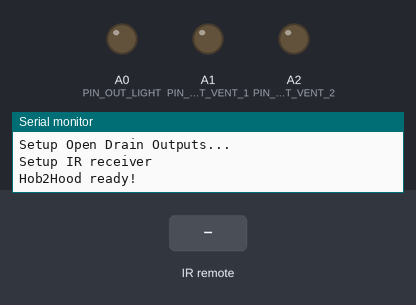
Simulated run of this sketch. Board: Arduino Uno, built with avr-gcc and run on an emulated ATmega328P. On the bench: output pins drawn as LEDs (lit = HIGH), the last lines printed to the serial monitor. The inputs (shaded band) are chosen by the test bench.

Above: at 1.2 s.
1.3 s: infrared code 0xE3C01BE2 received
At 2.0 s:
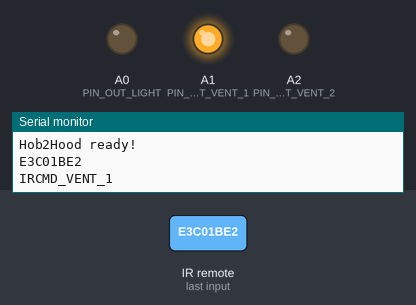
2.8 s: infrared code 0xD051C301 received
At 3.1 s:
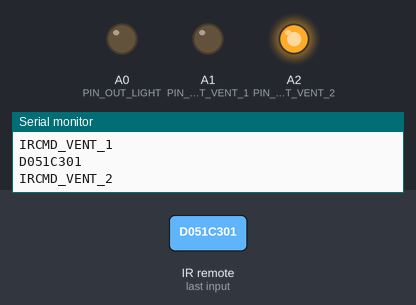
4.3 s: infrared code 0xC22FFFD7 received
At 5.5 s:
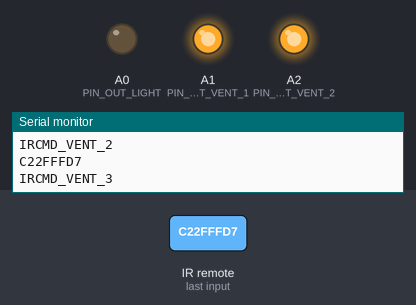
5.8 s: infrared code 0xE208293C received
At 6.6 s:
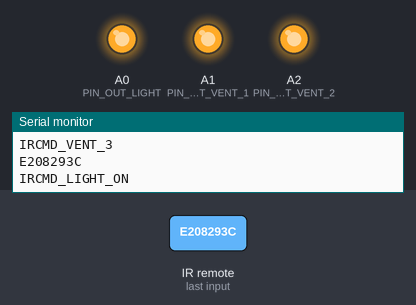
7.3 s: infrared code 0x55303A3 received
At 7.7 s:
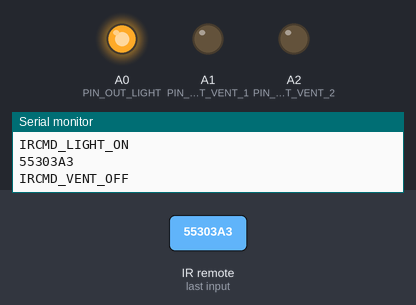
8.8 s: infrared code 0xE3C01BE2 received
At 10.1 s:
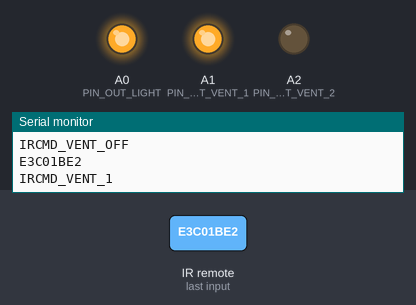
Timing chart, 0 to 11.3 s (numbered marks = the images above; inputs shaded):
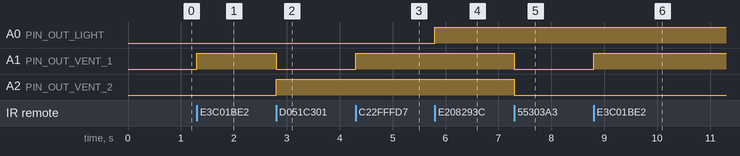

Measured:
- after the input at 1.3 s, A1 (PIN_OUT_VENT_1): LOW → HIGH at once
- after the input at 2.8 s, A1 (PIN_OUT_VENT_1): HIGH → LOW at once; A2 (PIN_OUT_VENT_2): LOW → HIGH at once
- after the input at 4.3 s, A1 (PIN_OUT_VENT_1): LOW → HIGH at once
- after the input at 5.8 s, A0 (PIN_OUT_LIGHT): LOW → HIGH at once
- after the input at 7.3 s, A1 (PIN_OUT_VENT_1), A2 (PIN_OUT_VENT_2): HIGH → LOW at once
- after the input at 8.8 s, A1 (PIN_OUT_VENT_1): LOW → HIGH at once

The sketch:

hob2hood_v2.ino
```cpp
#include <IRremote.h>

// Pins for the output which control the MOSFETs, which control the relays
const int PIN_OUT_LIGHT = A0;
const int PIN_OUT_VENT_1 = A1;
const int PIN_OUT_VENT_2 = A2;


// IR commands from AEG hob2hood device
const long IRCMD_VENT_1 = 0xE3C01BE2;     //Hob2hood On (level 1)
const long IRCMD_VENT_2 = 0xD051C301;     //Hob2hood level 2
const long IRCMD_VENT_3 = 0xC22FFFD7;     //Hob2hood level 3
const long IRCMD_VENT_4 = 0xB9121B29;     //Hob2hood level 4
const long IRCMD_VENT_OFF = 0x55303A3;    //Hob2hood off
const long IRCMD_LIGHT_ON = 0xE208293C;   //Light on (Hood on)
const long IRCMD_LIGHT_OFF = 0x24ACF947;  //Light off (Automatic after 2min)

// IR Receiver config
const int PIN_IR_RECEIVER = 2;
IRrecv irrecv(PIN_IR_RECEIVER);
decode_results results;

#define ON HIGH
#define OFF LOW

// ventilation, light and mode status init
int ventilation = 0;
int last_ventilation = 0;
int light = 0;
int last_light = 0;

void setup() {
  Serial.begin(115200); // for serial monitor output
  Serial.println("Hob2Hood Starting ...");

  // Setup relay-outputs
  Serial.println("Setup Open Drain Outputs...");
  pinMode(PIN_OUT_VENT_1, OUTPUT);
  pinMode(PIN_OUT_VENT_2, OUTPUT);
  pinMode(PIN_OUT_LIGHT, OUTPUT);
  digitalWrite(PIN_OUT_VENT_1, OFF);
  digitalWrite(PIN_OUT_VENT_2, OFF);
  digitalWrite(PIN_OUT_LIGHT, OFF);

  Serial.println("Setup IR receiver");
  irrecv.enableIRIn(); // Start the IR receiver

  Serial.println("Hob2Hood ready!");

}

// Receive and decode IR commands and control hood upon received command
void loop() {
  if (irrecv.decode(&results)) {
    Serial.println(results.value, HEX); //Show raw data
    switch (results.value) {
      case IRCMD_LIGHT_ON:
        light = 1;
        Serial.println("IRCMD_LIGHT_ON");
        digitalWrite(PIN_OUT_LIGHT, ON);
        delay(1000);
        break;

      case IRCMD_LIGHT_OFF:
        light = 0;
        Serial.println("IRCMD_LIGHT_OFF");
        digitalWrite(PIN_OUT_LIGHT, OFF);
        delay(1000);
        break;

      case IRCMD_VENT_1:
        ventilation = 1;
        Serial.println("IRCMD_VENT_1");
        digitalWrite(PIN_OUT_VENT_1, ON);
        digitalWrite(PIN_OUT_VENT_2, OFF);
        break;

      case IRCMD_VENT_2:
        ventilation = 2;
        Serial.println("IRCMD_VENT_2");
        digitalWrite(PIN_OUT_VENT_1, OFF);
        digitalWrite(PIN_OUT_VENT_2, ON);
        break;

      case IRCMD_VENT_3:
        ventilation = 3;
        Serial.println("IRCMD_VENT_3");
        digitalWrite(PIN_OUT_VENT_1, ON);
        digitalWrite(PIN_OUT_VENT_2, ON);
        break;

      case IRCMD_VENT_4:
        ventilation = 4;
        Serial.println("IRCMD_VENT_4");
        digitalWrite(PIN_OUT_VENT_1, ON);
        digitalWrite(PIN_OUT_VENT_2, ON);
        break;

      case IRCMD_VENT_OFF:
        ventilation = 0;
        Serial.println("IRCMD_VENT_OFF");
        digitalWrite(PIN_OUT_VENT_1, OFF);
        digitalWrite(PIN_OUT_VENT_2, OFF);
        delay(1000);
        break;

      default:
        break;
    }
    irrecv.resume();
  }
}
```
